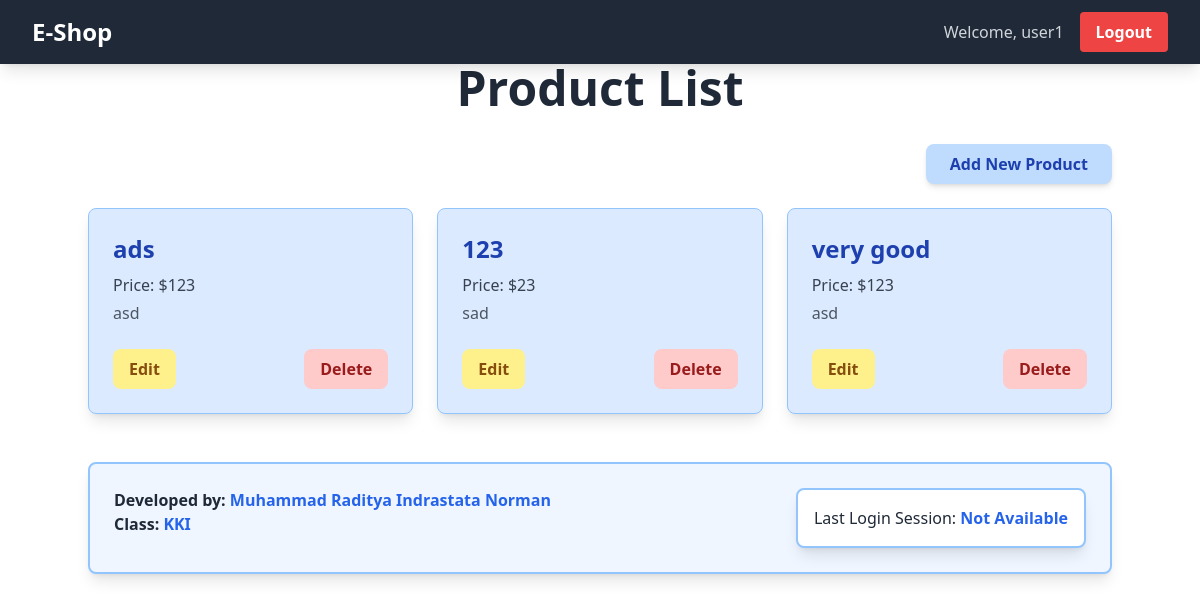
The page / (signed in) on the database as committed earlier.
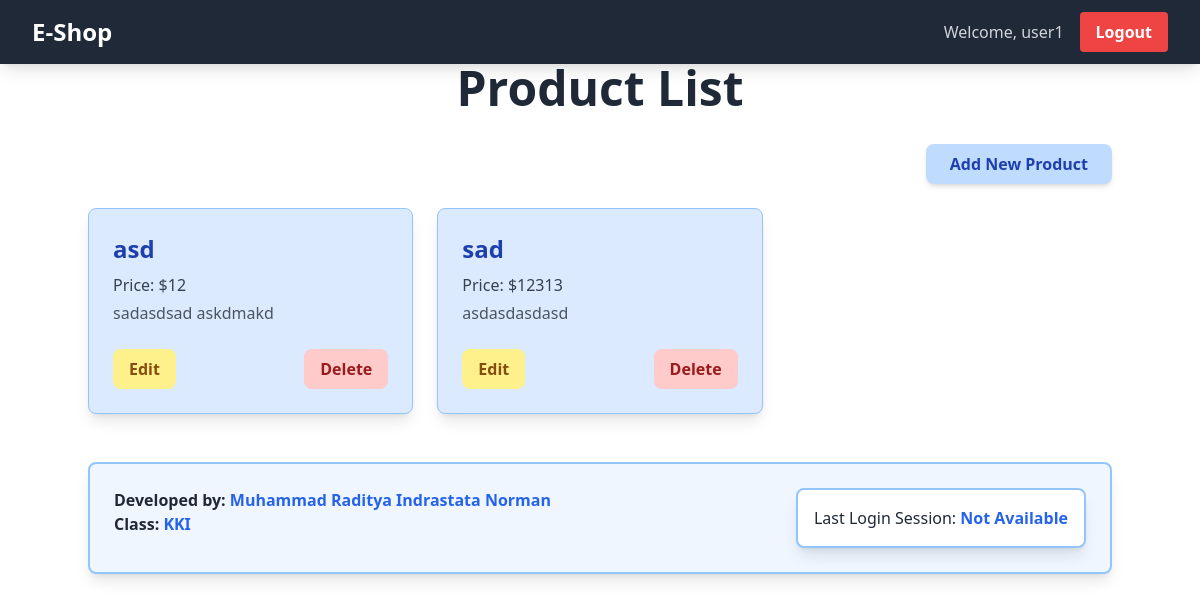
The same page on the database as committed later.
### main/models.py (models this page shows, shortened)
class Product(models.Model):
    id = models.UUIDField(primary_key=True, default=uuid.uuid4, editable=False)  # Add this line
    name = models.CharField(max_length=255)
    price = models.IntegerField()
    description = models.TextField()
    user = models.ForeignKey(User, on_delete=models.CASCADE)

### main/views.py (the view)
# urls.py: 2. Add a URL to urlpatterns:  path('', views.home, name='home')
@login_required
def home(request):
    products = Product.objects.filter(user=request.user)  # Show only user's products
    context = {
        'app_name': 'E-Commerce App',
        'developer_name': 'Muhammad Raditya Indrastata Norman',
        'class_name': 'KKI',
        'products': products,  # Pass filtered products
        'username': request.user.username,  # Pass the logged-in user's username
        'last_login': request.COOKIES.get('last_login', 'Not Available'),  # Pass last login cookie
    }
    return render(request, 'home.html', context)

### main/templates/home.html (shortened to what this page needs)
{% extends 'base.html' %}
{% load static %}
{% block content %}
  <h1 class="text-5xl font-bold text-center text-gray-800 mb-8">Product List</h1>
  <div class="flex justify-end mb-6">
    <button onclick="showModal()" class="bg-blue-200 hover:bg-blue-300 text-blue-800 font-bold py-2 px-6 rounded-lg transition duration-300 shadow-md">
      Add New Product
    </button>
  </div>
  <div id="product-list" class="grid grid-cols-1 sm:grid-cols-2 lg:grid-cols-3 gap-6">
    {% if products %}
      {% for product in products %}
        <div class="bg-blue-100 shadow-lg rounded-lg p-6 transform transition duration-300 hover:scale-105 hover:shadow-xl border border-blue-300">
          <h2 class="text-2xl font-bold text-blue-800">{{ product.name }}</h2>
          <p class="text-gray-700 mt-2">Price: ${{ product.price }}</p>
          <p class="text-gray-600 mt-1">{{ product.description }}</p>
          <div class="mt-6 flex justify-between">
            <a href="{% url 'edit_product' product.pk %}" class="bg-yellow-200 hover:bg-yellow-300 text-yellow-800 font-bold py-2 px-4 rounded-lg transition duration-300">
              Edit
            </a>
            <a href="{% url 'delete_product' product.pk %}" class="bg-red-200 hover:bg-red-300 text-red-800 font-bold py-2 px-4 rounded-lg transition duration-300">
              Delete
            </a>
          </div>
        </div>
      {% endfor %}
    {% else %}
      <div class="flex flex-col items-center justify-center min-h-[24rem] no-products-message">
        <img src="{% static 'image/as.gif' %}" alt="No products" class="w-32 h-32 mb-4"/>
        <p class="text-center text-gray-600">No products available.</p>
      </div>
    {% endif %}
  </div>
  <div class="mt-12 flex items-start justify-between bg-blue-50 border-2 border-blue-300 rounded-lg p-6 shadow-lg">
    <div>
      <p class="text-gray-800 font-semibold">Developed by: <span class="font-bold text-blue-600">{{ developer_name }}</span></p>
      <p class="text-gray-800 font-semibold">Class: <span class="font-bold text-blue-600">{{ class_name }}</span></p>
    </div>
    <div class="ml-4 bg-white border-2 border-blue-300 rounded-lg p-4 shadow-lg">
      <p class="text-gray-800">Last Login Session: <span class="font-bold text-blue-600">{{ last_login }}</span></p>
    </div>
  </div>
{% endblock %}

Rows that differ between the two databases and show on the page:
removed Product: name "ads", price "123", description "asd"
removed Product: name "123", price "23", description "sad"
removed Product: name "very good", price "123", description "asd"
added Product: name "asd", price "12", description "sadasdsad askdmakd"
added Product: name "sad", price "12313", description "asdasdasdasd"
